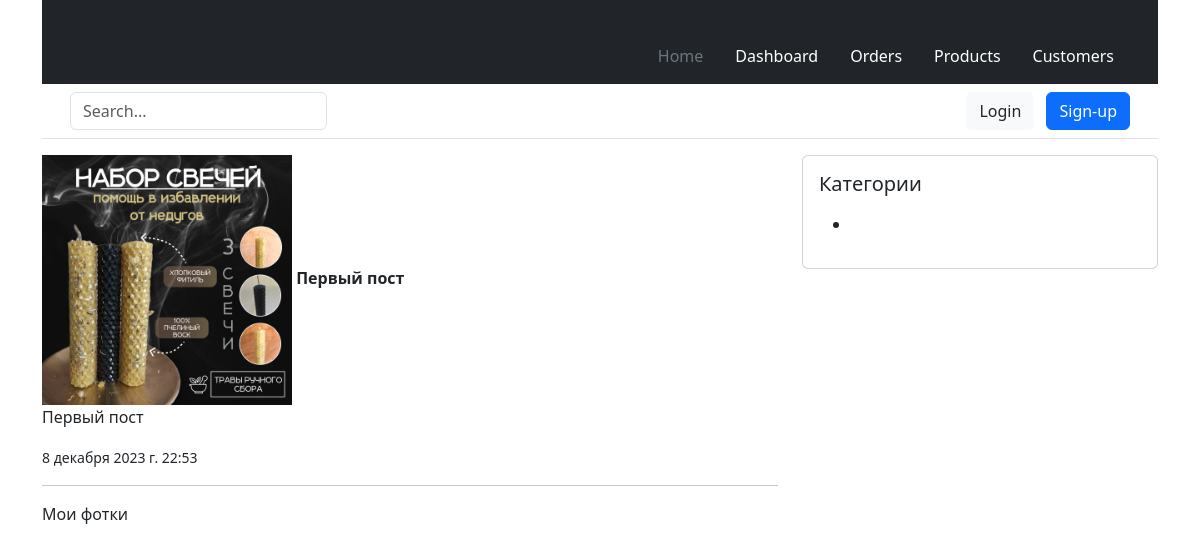
Screenshot of /articles/vlad/ with the database file from the repository.
### modules/blog/models.py (models this page shows, shortened)
class Article(models.Model):
    class ArticleManager(models.Manager):
        def all(self):
            return self.get_queryset().select_related('author', 'category').filter(status='published')
    STATUS_OPTIONS = (
        ('published', 'Опубликовано'),
        ('draft', 'Черновик')
    )
    title = models.CharField(verbose_name='Заголовок', max_length=255)
    category = TreeForeignKey('Category', on_delete=models.PROTECT, related_name='articles', verbose_name='Категория')
    slug = models.CharField(verbose_name='Альт.название', max_length=255, blank=True, unique=True)
    short_description = models.TextField(verbose_name='Краткое описание', max_length=500)
    full_description = models.TextField(verbose_name='Полное описание')
    objects = ArticleManager()
    thumbnail = models.ImageField(
        verbose_name='Превью поста',
        blank=True,
        upload_to='images/thumbnails/%Y/%m/%d/',
        validators=[FileExtensionValidator(allowed_extensions=('png', 'jpg', 'webp', 'jpeg', 'gif'))]
    )
    status = models.CharField(choices=STATUS_OPTIONS, default='published', verbose_name='Статус поста', max_length=10)
    time_create = models.DateTimeField(auto_now_add=True, verbose_name='Время добавления')
    time_update = models.DateTimeField(auto_now=True, verbose_name='Время обновления')
    author = models.ForeignKey(to=User, verbose_name='Автор', on_delete=models.SET_DEFAULT, related_name='author_posts', default=1)
    updater = models.ForeignKey(to=User, verbose_name='Обновил', on_delete=models.SET_NULL, null=True, related_name='updater_posts', blank=True)
    fixed = models.BooleanField(verbose_name='Зафиксировано', default=False)
    class Meta:
        db_table = 'app_articles'
        ordering = ['-fixed', '-time_create']
        indexes = [models.Index(fields=['-fixed', '-time_create', 'status'])]
        verbose_name = 'Статья'
        verbose_name_plural = 'Статьи'

class Category(MPTTModel):
    title = models.CharField(max_length=255, verbose_name='Название категории')
    slug = models.SlugField(max_length=255, verbose_name='URL категории', blank=True)
    description = models.TextField(verbose_name='Описание категории', max_length=300)
    parent = TreeForeignKey(
        'self',
        on_delete=models.CASCADE,
        null=True,
        blank=True,
        db_index=True,
        related_name='children',
        verbose_name='Родительская категория'
    )
    class MPTTMeta:
        order_insertion_by = ('title',)
    class Meta:
        verbose_name = 'Категория'
        verbose_name_plural = 'Категории'
        db_table = 'app_categories'

### modules/blog/views.py (the view)
# urls.py: path('articles/<str:slug>/', ArticleDetailView.as_view(), name='articles_detail'),
class ArticleDetailView(DetailView):
    model = Article
    template_name = 'blog/articles_detail.html'
    context_object_name = 'article'
    def get_context_data(self, **kwargs):
        context = super().get_context_data(**kwargs)
        context['title'] = self.object.title
        return context

### templates/blog/articles_detail.html
{% extends 'main.html' %}
{% block content %}
        <img src={{ article.thumbnail.url }} alt={{ article.title }} width="250"/>
        <strong>{{ article.title }}</strong>
        <p>{{ article.full_description }}</p>
        <small>{{ article.time_create }}</small>
        <hr>
        <span>{{ article.category.title }}</span>
{% endblock %}

### rows the page displays
Article: thumbnail (picture), title "Первый пост", full_description "Первый пост", time_create "8 декабря 2023 г. 22:53", category "Мои фотки"
